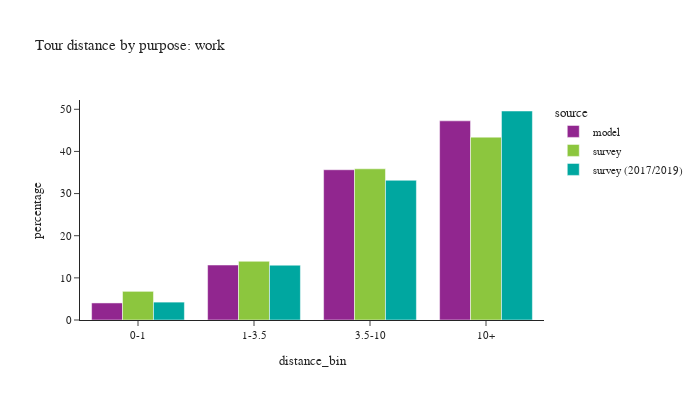

Notebook cell for this chart:
### Code cell
plot_bins(tour, tour['pdpurp'] == 1, 'work')

### Figure 1 — Plotly figure (JSON) as saved in the notebook; plotly's stock layout.template omitted (floating-point values rounded to 4 significant figures)
{"data": [{"alignmentgroup": "True", "customdata": [[60624], [195396], [534146], [707937]], "hovertemplate": "source=model<br>distance_bin=%{x}<br>percentage=%{y}<br>sample count=%{customdata[0]}<extra></extra>", "legendgroup": "model", "marker": {"color": "#91268F", "pattern": {"shape": ""}}, "name": "model", "offsetgroup": "model", "orientation": "v", "showlegend": true, "textposition": "auto", "type": "bar", "x": ["0-1", "1-3.5", "3.5-10", "10+"], "xaxis": "x", "y": [4.047, 13.04, 35.65, 47.26], "yaxis": "y"}, {"alignmentgroup": "True", "customdata": [[294], [551], [835], [788]], "hovertemplate": "source=survey<br>distance_bin=%{x}<br>percentage=%{y}<br>sample count=%{customdata[0]}<extra></extra>", "legendgroup": "survey", "marker": {"color": "#8CC63E", "pattern": {"shape": ""}}, "name": "survey", "offsetgroup": "survey", "orientation": "v", "showlegend": true, "textposition": "auto", "type": "bar", "x": ["0-1", "1-3.5", "3.5-10", "10+"], "xaxis": "x", "y": [6.802, 13.93, 35.88, 43.39], "yaxis": "y"}, {"alignmentgroup": "True", "customdata": [[925], [2089], [2872], [2498]], "hovertemplate": "source=survey (2017/2019)<br>distance_bin=%{x}<br>percentage=%{y}<br>sample count=%{customdata[0]}<extra></extra>", "legendgroup": "survey (2017/2019)", "marker": {"color": "#00A7A0", "pattern": {"shape": ""}}, "name": "survey (2017/2019)", "offsetgroup": "survey (2017/2019)", "orientation": "v", "showlegend": true, "textposition": "auto", "type": "bar", "x": ["0-1", "1-3.5", "3.5-10", "10+"], "xaxis": "x", "y": [4.244, 13.01, 33.16, 49.59], "yaxis": "y"}], "layout": {"barmode": "group", "font": {"size": 11}, "height": 400, "legend": {"title": {"text": "source"}, "tracegroupgap": 0}, "title": {"text": "Tour distance by purpose: work"}, "width": 700, "xaxis": {"anchor": "y", "domain": [0.0, 1.0], "title": {"text": "distance_bin"}}, "yaxis": {"anchor": "x", "domain": [0.0, 1.0], "title": {"text": "percentage"}}}}
